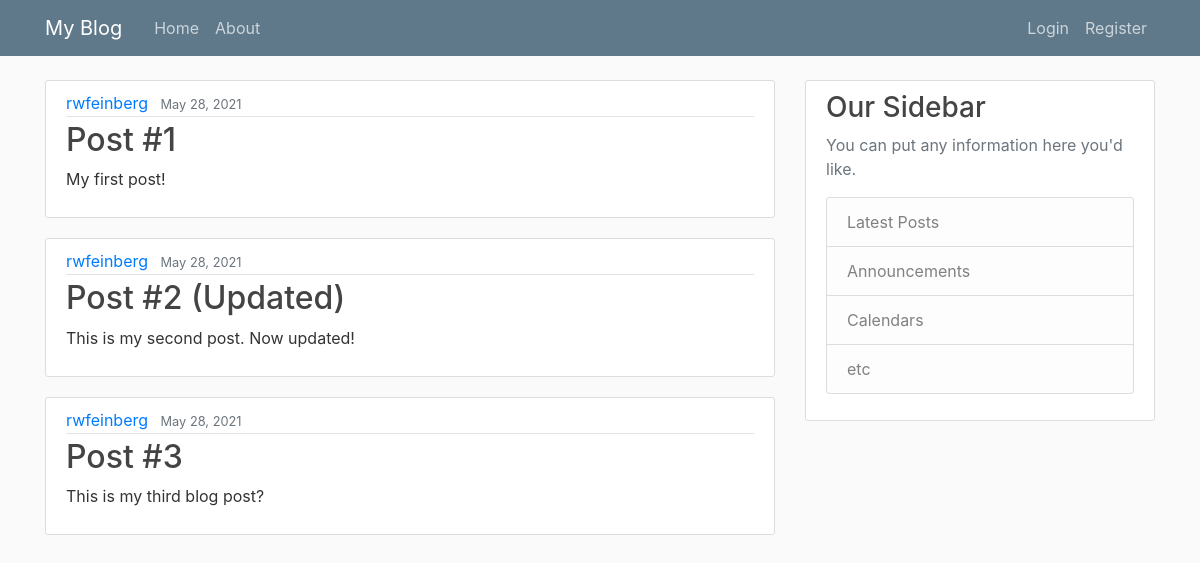
The page / on the database its author committed.
### blog/models.py (models this page shows, shortened)
class Post(models.Model):
    title = models.CharField(max_length=100)
    content = models.TextField()
    date_posted = models.DateTimeField(auto_now_add=True)
    author = models.ForeignKey(User, on_delete=models.CASCADE)

### blog/views.py (the view)
# urls.py: path('', views.home, name='blog-home'),
def home(request):
    context = {
        'posts': Post.objects.all()
    }
    return render(request, 'blog/home.html', context)

### blog/templates/blog/home.html
{% extends "blog/base.html" %}
{% block content %}
    {% for post in posts %}
    <article class="media content-section">
        <div class="media-body">
          <div class="article-metadata">
            <a class="mr-2" href="#">{{ post.author }}</a>
            <small class="text-muted">{{ post.date_posted|date:"F d, Y" }}</small>
          </div>
          <h2><a class="article-title" href="#">{{ post.title }}</a></h2>
          <p class="article-content">{{ post.content }}</p>
        </div>
    </article>
    {% endfor %}
{% endblock content %}

### blog/static/blog/main.css (style rules this page uses)
body { background: #fafafa; color: #333333; margin-top: 5rem; }
h1, h2, h3, h4, h5, h6 { color: #444444; }
.content-section { background: #ffffff; padding: 10px 20px; border: 1px solid #dddddd; border-radius: 3px; margin-bottom: 20px; }
.article-title { color: #444444; }
.article-content { white-space: pre-line; }
.article-metadata { padding-bottom: 1px; margin-bottom: 4px; border-bottom: 1px solid #e3e3e3 }

### rows shown on the page
Post: author "rwfeinberg", date_posted "May 28, 2021", title "Post #1", content "My first post!"
Post: author "rwfeinberg", date_posted "May 28, 2021", title "Post #2 (Updated)", content "This is my second post. Now updated!"
Post: author "rwfeinberg", date_posted "May 28, 2021", title "Post #3", content "This is my third blog post?"
